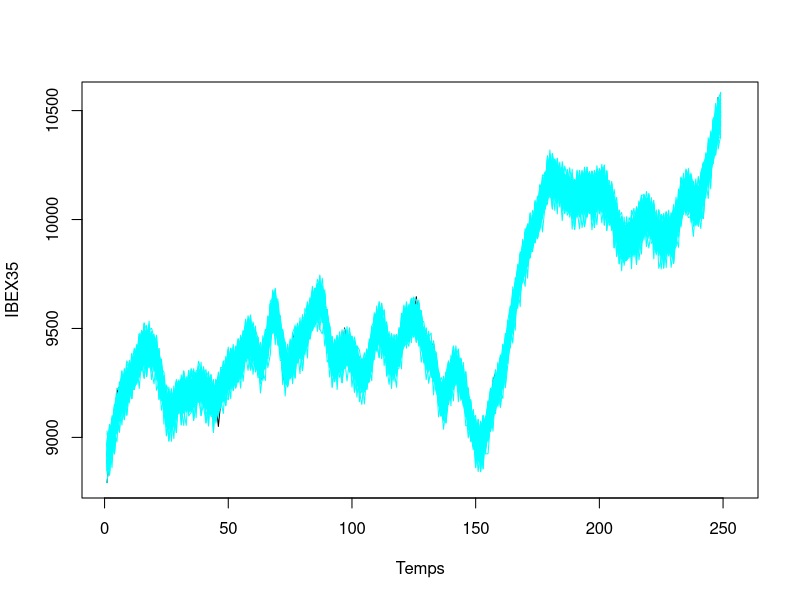

The R source for this figure: (Note: this script raises an error after producing the figure.)
library(stats) #Instalar i carregar paquet.
library(tibble) #Instalar i carregar paquet.
install.packages("forecast")
library(forecast)

ventana <- 5

#################################
##Importem dades Ibex-35 mensuals i apliquem la funcio.
#################################
datos<-c(8792.5,8906.1,8944.3,9070.7,9207.1,9232.5,9157.4,9183.2,9254.6,9312.3,9237.7,9278.7,9310,9362.9,9378.5,9421.9,9494.8,9450.9,9415.6,9406.4,9290.3,9293.7,9314.6,9241,9082,9076.7,9043.6,9147.3,9211.3,9183.2,9167.7,9182.8,9234.10,9201.5,9191.4,9211.6,9213.1,9251.5,9305,9267,9163.5,9116.1,9191.1,9180.1,9167.5,9050.2,9167.5,9317.3,9289.1,9310.8,9359.8,9338.3,9309.7,9344.4,9333.7,9432.8,9430.8,9495,9431.9,9439.8,9436.4,9364.7,9265.8,9274,9393,9481.3,9510.6,9593,9644.8,9588.4,9486.3,9285.00,9248.8,9252.9,9331.1,9453.7,9478.7,9438.3,9438,9455.7,9451.8,9519.6,9571.5,9543.5,9519.2,9600.5,9694.7,9685.1,9641.5,9502.9,9328.7,9307.1,9368.4,9358.6,9301.8,9354.4,9502.2,9434.3,9429.6,9347.5,9350.5,9278,9267.7,9262.8,9314,9315.6,9324.7,9338.9,9490.1,9581.2,9551.1,9505.9,9449.6,9416.3,9392,9314.4,9310,9364.6,9435.2,9455.4,9424.1,9549,9549.7,9482.1,9527.2,9645.8,9548.9,9502,9386,9366.9,9331.9,9426.8,9428,9319,9165.5,9102.9,9157.7,9235.8,9151.3,9352.1,9360.4,9336,9232.9,9287.1,9298.5,9212.7,9146.8,9029.1,8995.5,8975.8,8984.8,8962.8,8918.3,9013.9,9017.3,9075,9260.4,9293.9,9241.5,9235.9,9283.8,9405.2,9371.7,9461.7,9623.3,9640.7,9667.4,9761.4,9839,9827.5,9887.4,9905.5,9939,9936.1,10003.4,10062.6,10058.2,10140.8,10178.3,10238.4,10258.1,10146,10223.4,10198,10118.7,10096.1,10171.7,10095.6,10054.9,10106.7,10101,10104.3,10111.9,10121.8,10086.2,10102.1,10182.1,10053.4,10182.4,10164.5,10209,10060.3,10067.1,10004.9,10094.8,10076.9,9994.1,9867.8,9880.3,9858.3,9968.1,9859.2,9974,9916.6,9936.6,9890.3,10039.3,10077.7,10014,10062.5,9941.3,10003,9888.2,9905.4,9896.6,9984.7,9925.4,9916.6,9927.3,9886.4,9944.8,10038.2,10107.2,10138.9,10130.6,10138.4,10113.8,10068.6,10001.3,10064.7,10069.8,10117.1,10197.2,10319.6,10305.7,10325.7,10388.9,10560.5,10490.5)
datos_suavizados<-c(8924.19, 8960.77, 8993.65, 9059.43, 9114.48, 9159.13, 9193.75, 9218.66, 9237.99, 9255.55, 9275.12, 9300.49, 9331.1, 9362.62, 9390.7, 9410.99, 9419.86, 9418, 9406.1, 9384.88, 9354.24, 9313.4, 9261.57, 9197.96, 9143.18, 9118.63, 9116.45, 9128.79, 9158.32, 9186.3, 9194.02, 9192, 9191.86, 9194.69, 9201.59, 9213.64, 9226.86, 9236.19, 9236.56, 9222.9, 9202.74, 9188.68, 9175.47, 9157.84, 9158.44, 9187.3, 9219.43, 9247.73, 9283.88, 9311.69, 9314.94, 9312.44, 9321.23, 9339.55, 9365.64, 9397.74, 9427.18, 9447.05, 9450.44, 9430.43, 9395.59, 9361.38, 9343.25, 9356.68, 9401.32, 9461.36, 9521.02, 9564.49, 9567.1, 9519.97, 9449.1, 9380.5, 9329.12, 9318.8, 9349.03, 9384.47, 9411.84, 9428.91, 9433.45, 9447.56, 9476.83, 9504.79, 9536.25, 9576.02, 9606.88, 9628.09, 9638.89, 9617.25, 9560.29, 9487.22, 9417.21, 9369.45, 9353.04, 9357.84, 9373.76, 9390.67, 9398.59, 9397.62, 9387.87, 9369.45, 9346.44, 9322.81, 9302.54, 9289.6, 9290.35, 9307.2, 9342.56, 9398.83, 9455.98, 9491.57, 9506.96, 9503.51, 9470.55, 9419.85, 9381.67, 9362.49, 9356.15, 9368.49, 9405.35, 9454.09, 9491.27, 9506.09, 9515.03, 9534.59, 9544.06, 9533.55, 9518.43, 9486.77, 9436.87, 9404.2, 9388.39, 9363.82, 9334.02, 9292.35, 9232.14, 9182.58, 9172.98, 9203.46, 9248.33, 9281.87, 9304.77, 9317.6, 9302.4, 9267.03, 9231.29, 9188.54, 9132.19, 9074.13, 9027.83, 8994.84, 8976.72, 8975.02, 8989.54, 9018.52, 9060.19, 9112.79, 9163.8, 9202.48, 9237.26, 9276.59, 9317.42, 9367.47, 9434.46, 9506.9, 9573.76, 9635.5, 9692.55, 9745.38, 9793.98, 9837.88, 9876.63, 9909.77, 9940.14, 9971.04, 10005.8, 10047.7, 10093.7, 10137.7, 10173.3, 10194.2, 10198.9, 10191.8, 10177.6, 10160.9, 10146.2, 10133.5, 10122.6, 10113.6, 10106.9, 10103.2, 10102.9, 10106.8, 10112.3, 10116.3, 10116, 10108.1, 10103, 10113.9, 10127.9, 10132.5, 10133.9, 10125.3, 10099.9, 10076.8, 10056.5, 10020, 9978.96, 9944.55, 9910.78, 9890.37, 9896.06, 9910.44, 9920.24, 9929.58, 9942.58, 9963.36, 9988.62, 10011, 10023, 10017.2, 9995.34, 9966.27, 9939, 9922.51, 9919.37, 9923.14, 9927.41, 9925.75, 9927.03, 9946.58, 9979.8, 10022.1, 10071.8, 10111.8, 10125.1, 10114.7, 10093.8, 10073.1, 10063, 10074.1, 10107.7, 10154.3, 10204.7, 10249.5, 10292.6, 10347.3, 10405, 10432.6, 10473.8)


##############
##REMOSTREIG##
##############
library(data.table)#Instalar i carregar paquet.

#Funció remostreig.
mi.remuestra <- function(datos_ob, datos_ob_suav) {
  size.tmp <- length(datos_ob)
  residus.tmp <- datos_ob - datos_ob_suav
  residus.adims.tmp <- residus.tmp / datos_ob_suav
  remuestra.adims.tmp <- sample(residus.adims.tmp, size.tmp, replace = TRUE)
  reconstruidos.tmp <- datos_ob_suav + remuestra.adims.tmp * datos_ob_suav
  return(reconstruidos.tmp)
}


#Gràfica amb el model ARIMA(2,0,0)(1,0,0), millor model segons l'error quadràtic mitjà i la desviació.
modelos_arima <- list(
  list(order = c(2,0,0), seasonal = list(order = c(1, 0, 0), period = 12))  
)


plot(datos, type = "l", col = "black", xlim = c(1, length(datos) + ventana), ylim = range(c(datos, datos_suavizados, datos)), 
     ylab = "IBEX35", xlab = "Temps")


#Realitzar el remostreig i calcular mètriques per a cada model ARIMA.
resultats_rem1<- data.frame(Realizacion=integer(), Modelo=character(), MSE=numeric(), Desviacio=numeric(), AIC=numeric(), BIC=numeric(), stringsAsFactors=FALSE)

for (i in 1:100) {
  rem1.nvl <- mi.remuestra(datos, datos_suavizados)
  lines(rem1.nvl, col="cyan")
  
  
  for (modelo_arima in modelos_arima) {
    modelo <- tryCatch(
      arima(rem1.nvl, order = modelo_arima),
      error = function(e) NULL
    )
    
    if (!is.null(modelo)) {
      prediccion <- tryCatch(
        predict(modelo, n.ahead = ventana),
        error = function(e) NULL
      )
      
            tiempo_prediccion <- seq(length(datos) + 1, length(datos) + ventana)
        lines(tiempo_prediccion, prediccion$pred, col = "pink")
      }
    }
  }
 
# Añadir la visualización final de los datos
tmp.pred2 <- forecast(modelo2, h = ventana)   
lines(c(1:length(datos_suavizados), length(datos_suavizados) + 1:length(tmp.pred2$mean)), c(datos_suavizados, tmp.pred2$mean), col = "#9ACD32")
lines(datos, col = "black")
lines(datos_train, col = "gray")
lines(datos_suavizados, col = "blue")



###############################
#Crear intervals de predicció.#
###############################
modelos_arima <- list(
  list(order = c(2,0,0), seasonal = list(order = c(1, 0, 0), period = 12))  
)


plot(datos, type = "l", col = "black", xlim = c(1, length(datos_train) + ventana), ylim = range(c(datos, datos_suavizados, datos, datos_train, datos_suavizados)), 
     ylab = "IBEX35", xlab = "Temps")
lines(datos_train, col = "gray")
lines(datos_suavizados, col = "blue")

for (i in 1:100) {
  rem1.nvl <- mi.remuestra(datos, datos_suavizados)
  lines(rem1.nvl, col = "cyan")
  
  for (modelo_arima in modelos_arima) {
    modelo <- tryCatch(
      Arima(rem1.nvl, order = modelo_arima$order, seasonal = modelo_arima$seasonal),
      error = function(e) NULL
    )
    
    
    if (!is.null(modelo)) {
      forecasted <- tryCatch(
        forecast(modelo, h = ventana, level = c(20,30,40,50,60,70,80,85,90,95,99)),
        error = function(e) NULL
      )
      
    }
  }
}
print(forecasted)
plot(forecasted)

#Dibuixar intervals de confiança amb la sèrie de dades observades per visualitzar els intervals de confiança.
plot(datos, type = "l", col = "black", 
     xlim = c(1, length(datos) + ventana), 
     ylim = range(c(datos, forecasted$mean, forecasted$lower, forecasted$upper)), 
     xlab = "Temps", ylab = "IBEX35",
     main = "Predicció ARIMA a 3 dies amb intervals de confiança",cex.main=2.2)

lines((length(datos) + 1):(length(datos) + ventana), forecasted$mean, col = "#9ACD32", lwd = 2)


colors <- colorRampPalette(c("purple", "grey"))(length(forecasted$level))
alpha <- seq(0.8, 0.1, length.out = length(forecasted$level))  # Degradado de opacidad


for (i in seq_along(forecasted$level)) {
  lower_bound <- forecasted$lower[,i]
  upper_bound <- forecasted$upper[,i]
  

  polygon(c((length(datos) + 1):(length(datos) + ventana), rev((length(datos) + 1):(length(datos) + ventana))),
          c(lower_bound, rev(upper_bound)),
          col = rgb(col2rgb(colors[i])[1]/255, col2rgb(colors[i])[2]/255, col2rgb(colors[i])[3]/255, alpha[i]), 
          border = NA) 

  lines((length(datos) + 1):(length(datos) + ventana), lower_bound, col = rgb(0, 0, 1, alpha[i] * 0.5), lty = 2)
  lines((length(datos) + 1):(length(datos) + ventana), upper_bound, col = rgb(0, 0, 1, alpha[i] * 0.5), lty = 2)
}

lines((length(datos) + 1):(length(datos) + ventana), forecasted$mean, col = "#9ACD32", lwd = 2)
lines(datos, col="black")
lines(datos_train, col="gray")
lines(datos_suavizados, col="blue")
legend("bottomright", legend = c("Dades observades", "Serie Suavitzada", "Prediccions mitjanes"), col = c("black", "blue", "#9ACD32"), lty = c(1, 1, 1), cex = 0.7)










